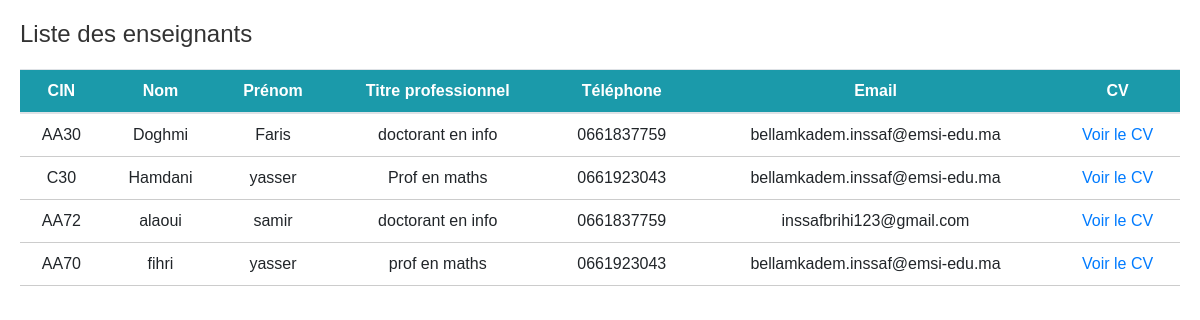
The app's page /Ens_private with its own data.
### Gestion_Ecole/models.py (models this page shows, shortened)
class Enseignant(models.Model):
    CIN = models.CharField(max_length=40, primary_key=True, null=False)
    nom = models.CharField(max_length=60)
    prenom = models.CharField(max_length=60)
    titre_prof = models.CharField(max_length=60, null=True, blank=True)
    tel = models.CharField(max_length=20)
    email = models.EmailField()
    salaire = models.DecimalField(max_digits=8, decimal_places=2)
    cv = models.FileField(upload_to="cv", default=None)
    class Meta:
        ordering = ['nom']

### Gestion_Ecole/views.py (the view)
# urls.py: path('Ens_private', views.Ens_private, name='Ens_private'),
def Ens_private(request):
    return render(request, 'Gestion_Ecole/Ens_private.html', {'ens': Enseignant.objects.all()})

### templates/Gestion_Ecole/Ens_private.html (shortened to what this page needs)
{% extends 'base.html' %}
{% load static %}
{% block content %}
  <h1>Liste des enseignants</h1>
  <table class="table table-hover">
      <tr >
        <th>CIN</th>
        <th>Nom</th>
        <th>Prénom</th>
        <th>Titre professionnel</th>
        <th>Téléphone</th>
        <th>Email</th>
        <th>CV</th>
      </tr>
    <tbody>
      {% for e in ens %}
      <tr>
        <td>{{ e.CIN }}</td>
        <td>{{ e.nom }}</td>
        <td>{{ e.prenom }}</td>
        <td>{{ e.titre_prof }}</td>
        <td>{{ e.tel }}</td>
        <td>{{ e.email }}</td>
        <td>
            <a href="{{ enseignant.cv.url }}">Voir le CV</a>
        </td>
      </tr>
      {% endfor %}
    </tbody>
  </table>
  {% endblock content %}

### mysite/static/css/style_1.css (style rules this page uses)
.table { text-align: center; padding-left: 100px; padding-right: 100px; }

### templates/Gestion_Ecole/Ens_private.html (style rules this page uses)
h1 { color: #333; font-size: 24px; margin-bottom: 20px; }
table { width: 100%; border-collapse: collapse; margin-bottom: 20px; }
th, td { padding: 8px; text-align: center; border-bottom: 1px solid #ccc; }
th { background-color: #1B9AAA; color: white; }

### records on screen
Enseignant: CIN "AA30", nom "Doghmi", prenom "Faris", titre_prof "doctorant en info", tel "0661837759", email "bellamkadem.inssaf@emsi-edu.ma"
Enseignant: CIN "C30", nom "Hamdani", prenom "yasser", titre_prof "Prof en maths", tel "0661923043", email "bellamkadem.inssaf@emsi-edu.ma"
Enseignant: CIN "AA72", nom "alaoui", prenom "samir", titre_prof "doctorant en info", tel "0661837759", email "inssafbrihi123@gmail.com"
Enseignant: CIN "AA70", nom "fihri", prenom "yasser", titre_prof "prof en maths", tel "0661923043", email "bellamkadem.inssaf@emsi-edu.ma"
